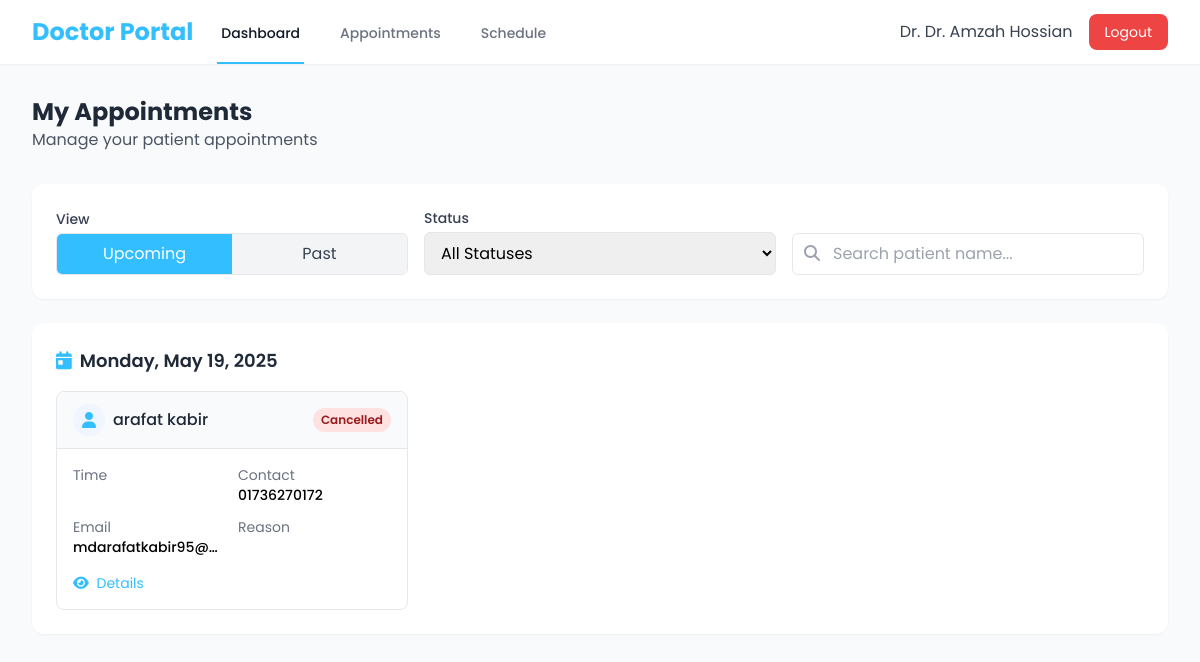
The app's page /doctor/appointments/ (signed in) with its own data.
### myapp/models.py (models this page shows, shortened)
class Doctor(models.Model):
    id = models.AutoField(primary_key=True)
    username = models.CharField(max_length=100, unique=True,null = True)  # Removed null and blank
    full_name = models.CharField(max_length=100)
    password = models.CharField(max_length=128)  # Changed max_length to 128, removed default
    category = models.ForeignKey(
        DoctorCategory,
        on_delete=models.SET_DEFAULT,
        related_name='doctors',
        default=get_default_category,
    )
    email = models.EmailField(max_length=254, unique=True)
    mobile = models.CharField(max_length=15,unique=True,null = True)
    degrees = models.CharField(max_length=200)
    hospital = models.CharField(max_length=200, default='')
    experience = models.IntegerField(help_text='Experience in years')
    description = models.TextField(default='')
    image = models.ImageField(upload_to='static/images/doctors/', null=True, blank=True)
    created_at = models.DateTimeField(default=timezone.now)
    updated_at = models.DateTimeField(default=timezone.now)
    is_active = models.BooleanField(default=True)

class Appointment(models.Model):
    APPOINTMENT_STATUS = [
        ('pending', 'Pending'),
        ('confirmed', 'Confirmed'),
        ('completed', 'Completed'),
        ('cancelled', 'Cancelled')
    ]
    doctor = models.ForeignKey(Doctor, on_delete=models.CASCADE)
    patient = models.ForeignKey(General_User, on_delete=models.CASCADE)
    appointment_date = models.DateField()
    schedule = models.ForeignKey(Schedule, on_delete=models.CASCADE, null=True)
    appointment_time = models.TimeField(null=True, blank=True)
    status = models.CharField(max_length=20, choices=APPOINTMENT_STATUS, default='confirmed')
    created_at = models.DateTimeField(auto_now_add=True)
    class Meta:
        ordering = ['-appointment_date', '-appointment_time']

class General_User(models.Model):
    id = models.AutoField(primary_key=True)
    full_name = models.CharField(max_length=100)
    email = models.EmailField(unique=True)
    contact = models.CharField(max_length=15, unique=True)
    password = models.CharField(max_length=128)
    created_at = models.DateTimeField(default=timezone.now)
    updated_at = models.DateTimeField(default=timezone.now)
    is_active = models.BooleanField(default=True)
    class Meta:
        db_table = 'general_user'

### myapp/views.py (the view)
# urls.py: path('doctor/appointments/', views.doctor_appointments, name='doctor_appointments'),
def doctor_appointments(request):
    if 'doctor_id' not in request.session or request.session.get('user_type') != 'doctor':
        messages.error(request, 'Please login as a doctor first.')
        return redirect('general_user_login')
    doctor = get_object_or_404(Doctor, id=request.session.get('doctor_id'))
    status = request.GET.get('status')
    view_type = request.GET.get('view', 'upcoming')  # Default to upcoming appointments
    base_query = Appointment.objects.filter(doctor=doctor)
    if status and status != 'all':
        base_query = base_query.filter(status=status)
    today = datetime.now().date()
    if view_type == 'upcoming':
        base_query = base_query.filter(appointment_date__gte=today)
    elif view_type == 'past':
        base_query = base_query.filter(appointment_date__lt=today)
    appointments_by_day = {}
    appointments = base_query.order_by('appointment_date', 'appointment_time')
    for appointment in appointments:
        day = appointment.appointment_date.strftime('%A, %B %d, %Y')
        if day not in appointments_by_day:
            appointments_by_day[day] = []
        appointments_by_day[day].append(appointment)
    context = {
        'appointments_by_day': appointments_by_day,
        'current_status': status,
        'current_view': view_type,
    }
    return render(request, 'doctors/appointments.html', context)

### myapp/templates/doctors/appointments.html (shortened to what this page needs)
{% extends 'doctors/base.html' %}
{% load static %}
{% block content %}
<div class="mb-8">
    <h1 class="text-2xl font-bold text-gray-800">My Appointments</h1>
    <p class="text-gray-600">Manage your patient appointments</p>
</div>
<div class="bg-white rounded-xl shadow-sm p-6 mb-6">
    <div class="flex flex-wrap items-end gap-4">
        <div class="flex-1 min-w-[200px]">
            <label class="block text-sm font-medium text-gray-700 mb-1">View</label>
            <div class="flex border rounded-md overflow-hidden">
                <button onclick="setViewType('upcoming')" class="flex-1 px-4 py-2 {% if current_view == 'upcoming' %}bg-[#33BFFF] text-white{% else %}bg-gray-100 text-gray-700 hover:bg-gray-200{% endif %} transition-colors">
                    Upcoming
                </button>
                <button onclick="setViewType('past')" class="flex-1 px-4 py-2 {% if current_view == 'past' %}bg-[#33BFFF] text-white{% else %}bg-gray-100 text-gray-700 hover:bg-gray-200{% endif %} transition-colors">
                    Past
                </button>
            </div>
        </div>
        <div class="flex-1 min-w-[200px]">
            <label class="block text-sm font-medium text-gray-700 mb-1">Status</label>
            <select id="statusFilter" onchange="updateFilters()" class="w-full border rounded-md px-3 py-2 focus:outline-none focus:ring-2 focus:ring-[#33BFFF]">
                <option value="all" {% if current_status == 'all' or not current_status %}selected{% endif %}>All Statuses</option>
            </select>
        </div>
        <div class="flex-1 min-w-[200px]">
            <div class="relative">
                <input type="text" placeholder="Search patient name..." class="w-full border rounded-md pl-10 pr-3 py-2 focus:outline-none focus:ring-2 focus:ring-[#33BFFF]">
                <div class="absolute left-3 top-1/2 transform -translate-y-1/2 text-gray-400">
                    <i class="fas fa-search"></i>
                </div>
            </div>
        </div>
    </div>
</div>
{% if appointments_by_day %}
    {% for day, appointments in appointments_by_day.items %}
        <div class="bg-white rounded-xl shadow-sm p-6 mb-6">
            <h2 class="text-lg font-semibold text-gray-800 mb-4 flex items-center">
                <i class="fas fa-calendar-day text-[#33BFFF] mr-2"></i>
                {{ day }}
            </h2>
            <div class="grid grid-cols-1 md:grid-cols-2 lg:grid-cols-3 gap-4">
                {% for appointment in appointments %}
                    <div class="border rounded-lg overflow-hidden hover:shadow-md transition-shadow">
                        <div class="bg-gray-50 px-4 py-3 border-b flex justify-between items-center">
                            <div class="flex items-center">
                                <div class="w-8 h-8 bg-blue-50 rounded-full flex items-center justify-center">
                                    <i class="fas fa-user text-[#33BFFF]"></i>
                                </div>
                                <span class="ml-2 font-medium text-gray-800">{{ appointment.patient.full_name }}</span>
                            </div>
                            <span class="px-2 py-1 text-xs font-semibold rounded-full
                                {% if appointment.status == 'confirmed' %}bg-green-100 text-green-800
                                {% elif appointment.status == 'pending' %}bg-yellow-100 text-yellow-800
                                {% elif appointment.status == 'completed' %}bg-blue-100 text-blue-800
                                {% else %}bg-red-100 text-red-800{% endif %}">
                                {{ appointment.status|title }}
                            </span>
                        </div>
                        <div class="p-4">
                            <div class="grid grid-cols-2 gap-3 text-sm">
                                <div>
                                    <p class="text-gray-500">Time</p>
                                </div>
                                <div>
                                    <p class="text-gray-500">Contact</p>
                                    <p class="font-medium">{{ appointment.patient.contact }}</p>
                                </div>
                                <div>
                                    <p class="text-gray-500">Email</p>
                                    <p class="font-medium truncate">{{ appointment.patient.email }}</p>
                                </div>
                                <div>
                                    <p class="text-gray-500">Reason</p>
                                </div>
                            </div>
                            <div class="mt-4 flex justify-between">
                                <button type="button" onclick="showAppointmentDetails('{{ appointment.id }}')" class="text-[#33BFFF] hover:text-[#0099FF] text-sm">
                                    <i class="fas fa-eye mr-1"></i> Details
                                </button>
                            </div>
                        </div>
                    </div>
                {% endfor %}
            </div>
        </div>
    {% endfor %}
{% endif %}
{% endblock %}

### myapp/templates/doctors/base.html (shortened to what this page needs)
<!DOCTYPE html>
<html lang="en">
<head>
    <script src="https://cdn.tailwindcss.com"></script>
    <link rel="stylesheet" href="https://cdnjs.cloudflare.com/ajax/libs/font-awesome/6.5.1/css/all.min.css">
</head>
<body class="min-h-screen bg-gray-50">
    <nav class="bg-white shadow-sm">
        <div class="max-w-7xl mx-auto px-4 sm:px-6 lg:px-8">
            <div class="flex justify-between h-16">
                <div class="flex">
                    <div class="flex-shrink-0 flex items-center">
                        <span class="text-2xl font-bold text-[#33BFFF]">Doctor Portal</span>
                    </div>
                    <div class="hidden sm:ml-6 sm:flex sm:space-x-8">
                        <a href="{% url 'doctor_home' %}" class="border-[#33BFFF] text-gray-900 inline-flex items-center px-1 pt-1 border-b-2 text-sm font-medium">
                            Dashboard
                        </a>
                        <a href="{% url 'doctor_appointments' %}" class="border-transparent text-gray-500 hover:border-gray-300 hover:text-gray-700 inline-flex items-center px-1 pt-1 border-b-2 text-sm font-medium">
                            Appointments
                        </a>
                        <a href="{% url 'doctor_schedule' %}" class="border-transparent text-gray-500 hover:border-gray-300 hover:text-gray-700 inline-flex items-center px-1 pt-1 border-b-2 text-sm font-medium">
                            Schedule
                        </a>
                    </div>
                </div>
                <div class="hidden sm:ml-6 sm:flex sm:items-center">
                    <div class="ml-3 relative flex items-center space-x-4">
                        <span class="text-gray-700 cursor-pointer hover:text-[#33BFFF] transition-colors" onclick="openDoctorDetails()">
                            Dr. {{ request.session.doctor_name }}
                        </span>
                        <a href="{% url 'general_user_logout' %}" class="bg-red-500 text-white px-4 py-2 rounded-lg hover:bg-red-600 transition-colors text-sm">
                            Logout
                        </a>
                    </div>
                </div>
            </div>
        </div>
    </nav>
    <main class="max-w-7xl mx-auto px-4 sm:px-6 lg:px-8 py-8">
        {% block content %}{% endblock %}
    </main>
</body>
</html>

### myapp/templates/doctors/base.html (style rules this page uses)
body { font-family: 'Poppins', sans-serif; }

### records on screen
Doctor: session.doctor_name "Dr. Amzah Hossian"
Appointment: day "Monday, May 19, 2025", patient.full_name "arafat kabir", status "Cancelled", patient.contact "01736270172", patient.email "mdarafatkabir95@…"
